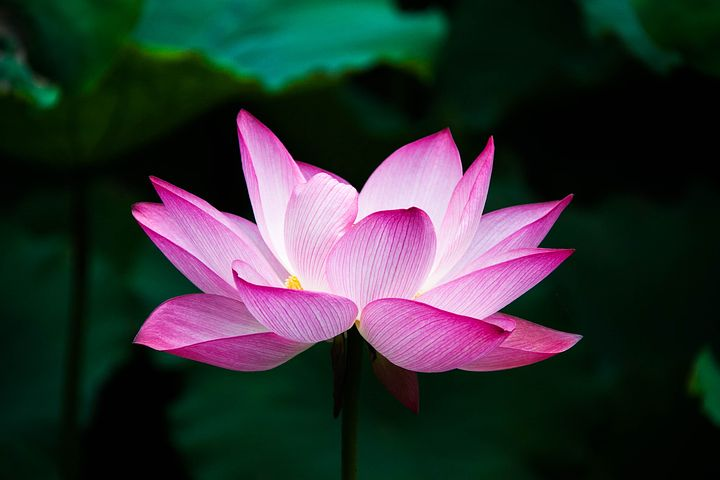
#> input picture bootcamp/image.jpg, 720 x 480 px, found by its file name
$ jupyter execute Scikit_image_Bootcamp.ipynb   (shell and % lines are left out)   (older library calls are emulated)
#> lines starting #> are read from the running program, lines starting #| are printed output that depends on the picture; after the words box and inside, x2 and y2 are one past the last pixel; in counts of white or black regions, pixels touching at a corner belong together
### utils/visualization.py
import matplotlib.pyplot as plt
import requests
import seaborn as sns
import numpy as np

def download_image(url, filename="image.jpg"):
    r = requests.get(url)

    with open(filename, "wb") as f:
        f.write(r.content)
    return

def visualize(img, title, figsize: tuple=None):
    fig: plt.Figure = plt.figure()
    plt.gray()
    if figsize:
        fig.set_figwidth(figsize[0])
        fig.set_figheight(figsize[1])
    plt.imshow(img)
    plt.title(title)
    plt.axis("off")

def visualize_subplot(imgs: list, titles: list, division: tuple, figsize: tuple=None):
    fig: plt.Figure = plt.figure(figsize=figsize)
    if figsize:
        fig.set_figwidth(figsize[0])
        fig.set_figheight(figsize[1])

    plt.gray()
    assert len(imgs) == len(titles), "La lista de imágenes y de títulos debe ser del mismo tamaño"
    assert np.prod(division) >= len(imgs)

    for index, title in enumerate(titles):
        ax: plt.Axes = fig.add_subplot(division[0], division[1], index+1)
        ax.imshow(imgs[index])
        ax.set_title(titles[index])
        plt.axis("off")
    plt.show()

### Scikit_image_Bootcamp.ipynb
# **Scikit-image Bootcamp**

<table align="left">
  <td>
    <a target="_blank" href="https://colab.research.google.com/github/jpcano1/ISIS_4825_taller_3/blob/master/Scikit_image_Bootcamp.ipynb">Run in Google Colab</a>
  </td>
</table>

## **Contenido**
1. [**¿Qué es el color y cómo se representa?**](#id1)
2. [**Qué es una imagen y cómo se representa?**](#id2)
    - [**Cargar y visualizar una imagen en Scikit-Image**](#id2-1)
3. [**El histograma de una imagen**](#id3)
    - [**¿Cómo es un histograma de una imagen a color?**](#id3-1)
4. [**Binarización y Umbralización**](#id4)
    - [**Cómo recorrer una imagen**](#id4-1)
    - [**Binarizar a través de  `try_all_threshold` de scikit-image**](#id4-2)
    - [**Segmentación usando el método de la umbralización**](#id4-3)

## **¿Qué es el color y cómo se representa?**<a name="id1"></a>
- El color es una percepción visual que se presenta en el cerebro de los humanos gracias a los fotorreceptores oculares.
- Existen varios modelos para representar las distintos colores, entre ellos los más populares son RGB y CYMK.
- RGB $\to$ Colores en términos de intensidad de Rojo, Verde o Azul
- CYM $\to$ Colores en términos de los pigmentos del Cián, Amarillo y Magenta:

$$\begin{bmatrix} C\\[0.3em] M\\[0.3em] Y
   \end{bmatrix} = \begin{bmatrix} 1\\[0.3em] 1\\[0.3em] 1
                   \end{bmatrix} - \begin{bmatrix}R\\[0.3em] G\\[0.3em] B\end{bmatrix}$$

## **¿Qué es una imagen y cómo se representa?**<a name="id2"></a>
- Una imagen es una representación visual compuesta por colores.
- Se representa como un conjunto de matrices de tamaño $M \times N$ donde, dependiendo el modelo, una imagen representará un canal de color y cada matriz estará compuesta por números entre 0 y 1 o entre 0 y 255, la mayoría de las veces.

> Imagen tomada de [Scketch pad](https://www.sketchpad.net/)

### **Cargar y visualizar una imagen en Scikit-Image**<a name="id2-1"></a>

[cell 1]
import utils.visualization as vis
from skimage.filters import try_all_threshold, threshold_otsu
import matplotlib.pyplot as plt
import numpy as np

from skimage import io
from skimage import color

[cell 2]
# Url de la imagen a descargar
url = "https://www.guiadejardineria.com/wp-content/uploads/2015/04/Psychotria-elata-1.jpg"

[cell 3]
# Descargar imagen
vis.download_image(url)
#> (the call stopped at in download_image, `r = requests.get(url)`: the network is not available in this run)

[cell 4]
# Cargar imagen a color y transformarla a escala de grises
img = io.imread("image.jpg")
#> img is the input picture: shape (480, 720, 3); mean R, G, B 48.1, 51.7, 53.1
img_gray = color.rgb2gray(img)
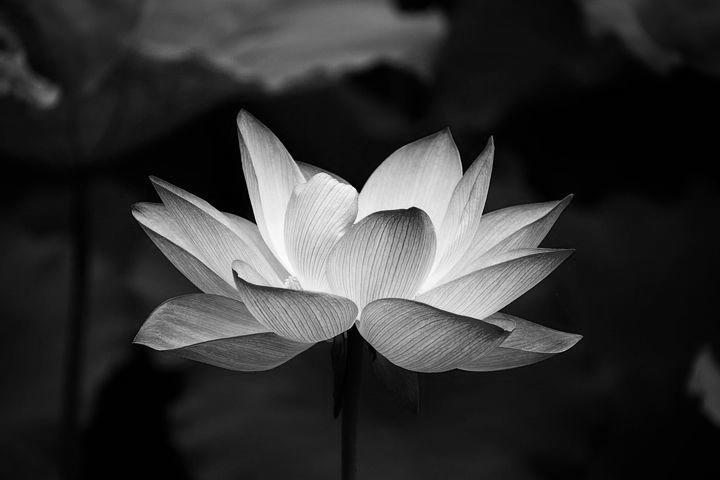
#> img_gray: shape (480, 720) float64; min 0, max 1, mean 0.2

[cell 5]
# Visualizar imagen a color
vis.visualize(img, title="Imagen a Color")

[cell 6]
# Visualizar imagen en escala de grises
vis.visualize(img_gray, title="Imagen es escala de grises")

[cell 7]
vis.visualize_subplot([img, img_gray],
                      ["Imagen a Color", "Imagen en escala de grises"],
                      (1, 2), figsize=(10, 5))
#> in visualize_subplot, `plt.show()`:
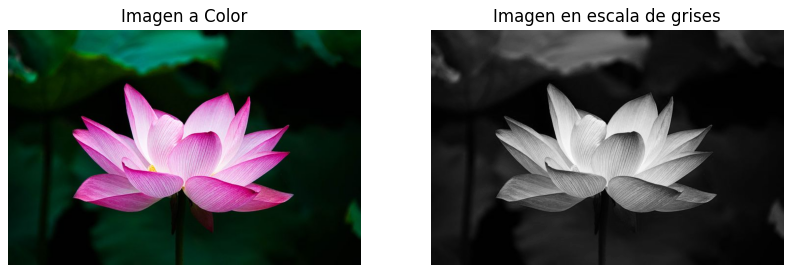
#> figure drawn by matplotlib, 2 panels

[cell 8]
img_red = img[..., 0]
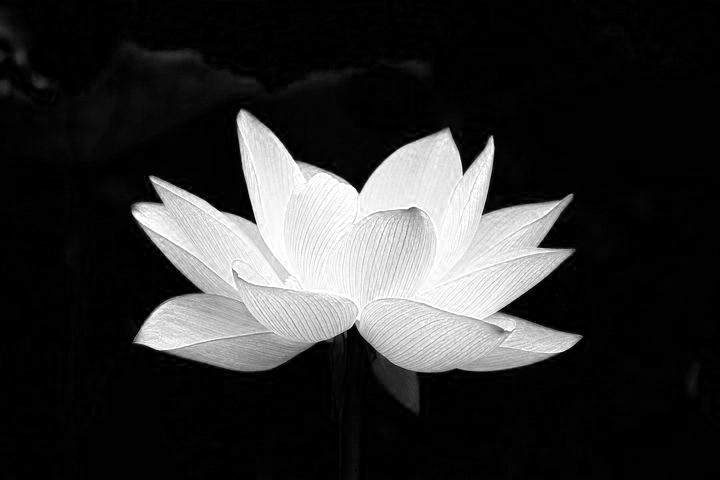
#> img_red: shape (480, 720); min 0, max 255, mean 48.1
img_green = img[..., 1]
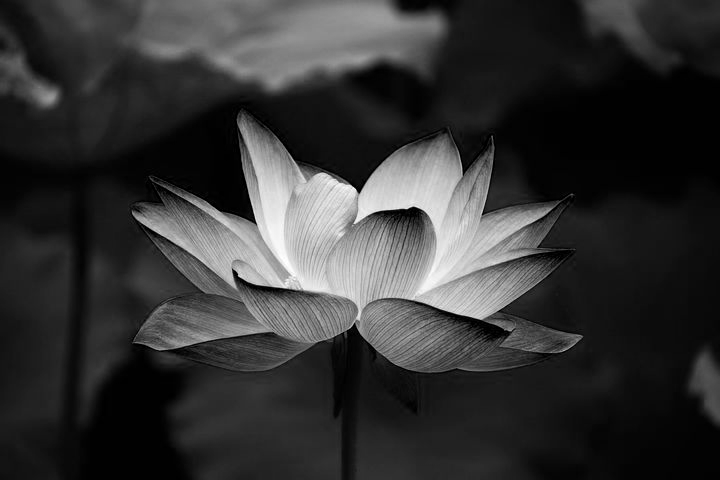
#> img_green: shape (480, 720); min 0, max 255, mean 51.7
img_blue = img[..., 2]
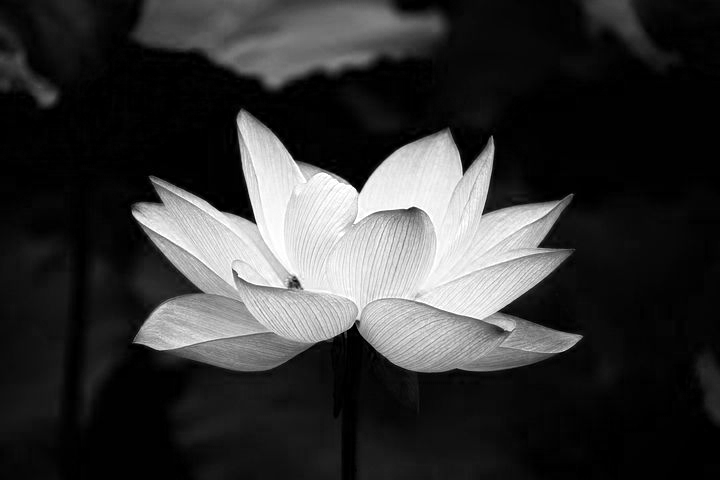
#> img_blue: shape (480, 720); min 0, max 255, mean 53.1

[cell 9]
vis.visualize_subplot([
    img_red,
    img_green,
    img_blue
], [
    "Canal Rojo",
    "Canal Verde",
    "Canal Azul"
], (1, 3), figsize=(18, 6))

## **El histograma de una imagen**<a name="id3"></a>
### **¿Cómo es un histograma de una imagen a color?**<a name="id3-1"></a>

[cell 10]
plt.figure()
plt.hist(img_red.ravel(), bins=256, color="r", alpha=0.5)
plt.hist(img_green.ravel(), bins=256, color="g", alpha=0.5)
plt.hist(img_blue.ravel(), bins=256, color="b", alpha=0.5)
plt.show()
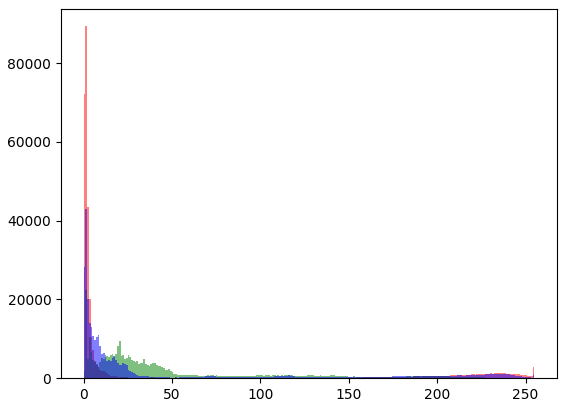
#> figure drawn by matplotlib, 1 panel; tallest bar 89409 high, from x = 0.996 to 1.99; tallest bar 22429 high, from x = 0.996 to 1.99; tallest bar 43009 high, from x = 0.996 to 1.99

[cell 11]
plt.figure()
plt.hist(img_gray.ravel(), bins=256, color="k", alpha=0.5)
plt.show()
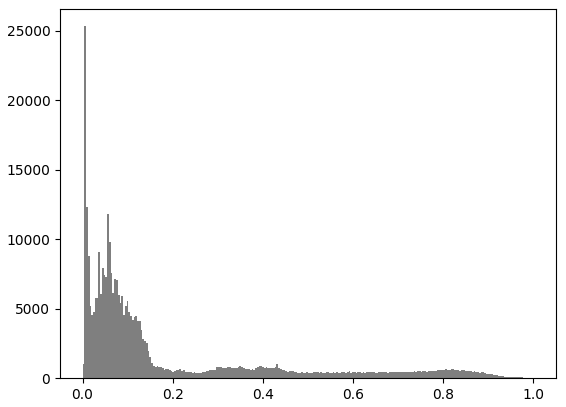
#> figure drawn by matplotlib, 1 panel; tallest bar 25329 high, from x = 0.00391 to 0.00781

## **Binarización y Umbralización**<a name="id4"></a>
- Binarizar es el arte de normalizar todos los píxeles de una imagen en términos de unos y ceros, de True y False.

> Imagen tomada de [Felix Niklas](https://felixniklas.com/)

- Umbralizar es el arte de binarizar una imagen dado un umbral numérico.
### **Cómo recorrer una imagen**<a name="id4-1"></a>
- Apliquemos el concepto de umbralización a una imagen pixel por pixel

[cell 12]
def binarize(img, threshold):
    binarized_img = np.zeros_like(img, dtype=np.float)

    for i in range(binarized_img.shape[0]):
        for j in range(binarized_img.shape[1]):
            binarized_img[i, j] = img[i, j] > threshold

    return binarized_img

### **Binarizar a través de  `try_all_threshold` de scikit-image**<a name="id4-2"></a>

[cell 13]
plot = try_all_threshold(img_gray, figsize=(10, 20), verbose=0)
plt.show()
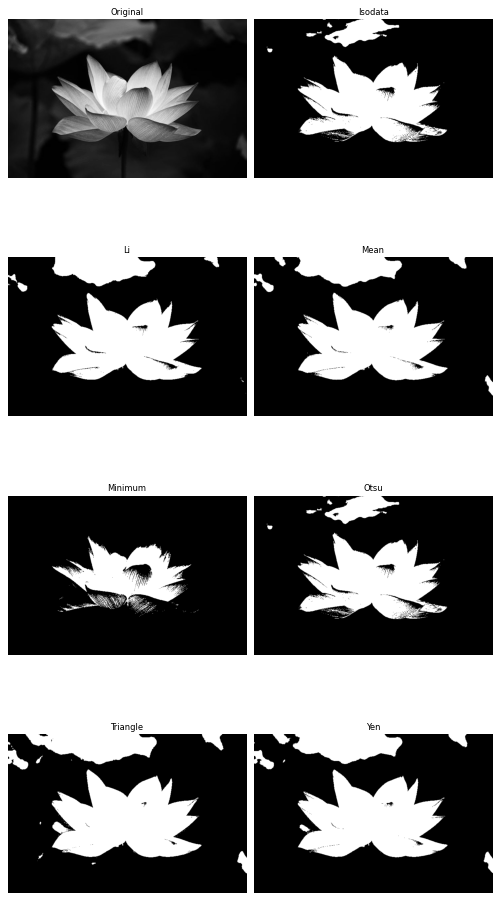
#> figure drawn by matplotlib, 8 panels

### **Segmentación usando el método de la umbralización**<a name="id4-3"></a>
- Segmentar es dividir una imagen en distintas partes u grupos de píxeles.

[cell 14]
threshold = threshold_otsu(img_gray)
#> threshold = 0.354
binarized = img_gray < threshold
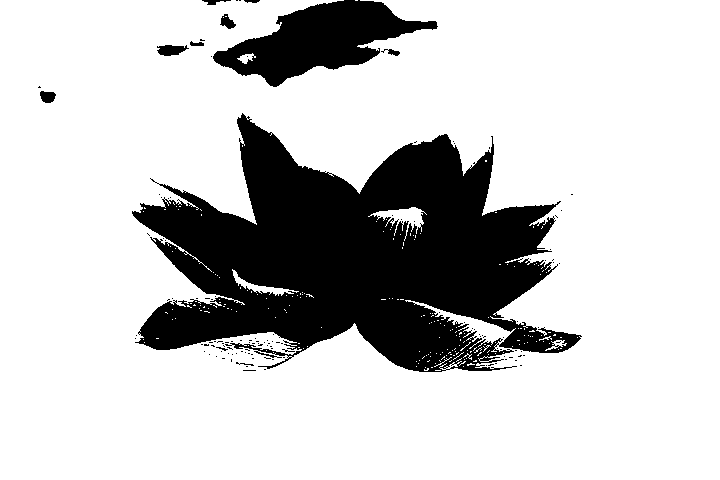
#> binarized: shape (480, 720) bool; 78.5% white; 125 black regions (115 under 20 px), largest, box (x1, y1, x2, y2) and area: (132, 113, 582, 372) 64018, (213, 0, 438, 87) 9219, (157, 45, 189, 56) 243

[cell 15]
segmented_img = binarized * img_gray
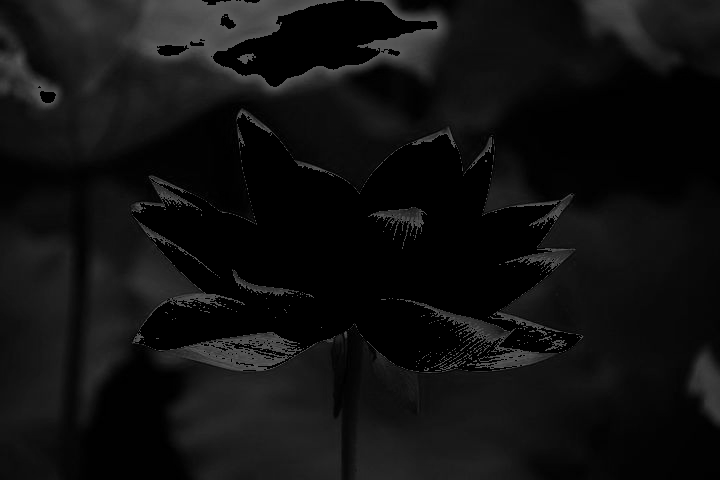
#> segmented_img: shape (480, 720) float64; min 0, max 0.354, mean 0.0657

[cell 16]
vis.visualize(segmented_img, title="Segmented Image")
